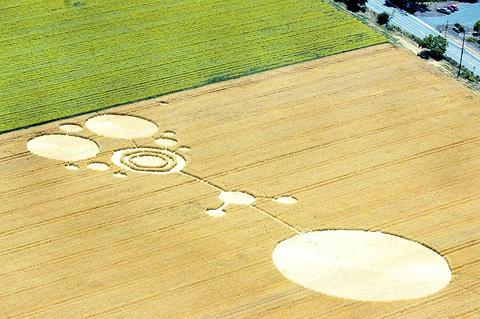
#> input picture crop1.jpg, 480 x 319 px
$ python PS1.py
#> lines starting #> are read from the running program, lines starting #| are printed output that depends on the picture
#> further down, img1 is the input picture: shape (319, 480, 3); mean R, G, B 203.1, 193, 120.8
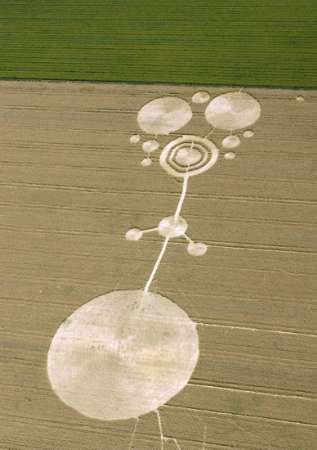
#> input picture crop2.jpg, 317 x 450 px
#> further down, img2 is the input picture: shape (450, 317, 3); mean R, G, B 150.1, 138.3, 96.1
#> (reads points.npy from the repository)
### computeH.py
import numpy as np


def computeH(t1, t2):
    """
    Given N >= 4 correlated points from 2 images
    computes the homography parameter from Image 1 to
    Image 2

    Args:
        t1 (ndarray): Points in Image 1 (2xN).
        t2 (ndarray): Corresponding points in Image 2 (2xN).

    Returns:
        ndarray: 3 x 3 homography matrix H.

    """

    n = len(t1)
    A = []
    n -= 1
    while n is not -1:
        A.append([t1[n][0], t1[n][1], 1, 0, 0, 0, -t2[n][0] * t1[n][0], -t2[n][0] * t1[n][1], -t2[n][0]])
        A.append([0, 0, 0, t1[n][0], t1[n][1], 1, -t2[n][1] * t1[n][0], -t2[n][1] * t1[n][1], -t2[n][1]])
        n -= 1
    A=np.asarray(A)
    U,Z,V= np.linalg.svd(A)
    h = V[-1,:]
    H = np.reshape(h,(3,3))
    H /= H[2][2]
    return H

### warpImage.py
import numpy as np

def warpImage(inputIm, refIm, H):
    """ Warps Input Image onto the Reference Image using the homography matrix
    H via inverse warp.

    Args:
        inputIm (ndarray): Image to be warped.
        refIm (ndarray): Reference Image.
        H (type): Description of parameter `H`.

    Returns:
        (ndarray, ndarray): Returns the warped version of the input image and
        the warped input image on the reference image.

    """

    H_inv = np.linalg.inv(H)
    inputH, inputW, c = inputIm.shape
#> inputH = 319; inputW = 480; c = 3
    outputH, outputW, c = refIm.shape
#> outputH = 450; outputW = 317
    min_x = float("inf")
    min_y = float("inf")
    max_x = float("-inf")
    max_y = float("-inf")
    cornersi =  [(0,0), (inputH, inputW), (0, inputW), (inputH, 0)]
#> cornersi = [(0, 0), (319, 480), (0, 480), (319, 0)]
    cornerso =  [(0,0), (inputH, inputW), (0, inputW), (inputH, 0)]
#> cornerso = [(0, 0), (319, 480), (0, 480), (319, 0)]
    for i,j in cornersi:
            x, y, w = np.matmul(H, [j , i, 1])
            x = x/w
            y = y/w
            if x > max_x:
                max_x = int(x)
            if x < min_x:
                min_x = int(x)
            if y > max_y:
                max_y = int(y)
            if y < min_y:
                min_y = int(y)
    warpIm = np.zeros((max_y - min_y,max_x - min_x, 3))
    for i in range(0, max_x - min_x):
        for j in range (0, max_y - min_y):
            x, y, w = np.matmul(H_inv, [i + min_x, j + min_y, 1])
            x = int(x/w)
            y = int(y/w)
            a = 0
            b = 0
            c = 0
            if not (y < 0 or y >= inputH or x < 0 or x >= inputW):
                a, b, c = inputIm[y, x, :]
            warpIm[j, i, :] = [a/255, b/255, c/255]
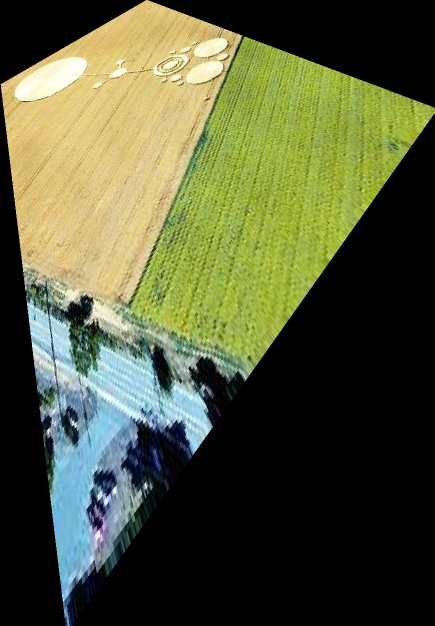
#> warpIm: shape (1251, 869, 3) float64 (shown at 1/2 size); mean R, G, B 0.325, 0.345, 0.224
    oldx = min_x
    oldy = min_y
    oldmx = max_x
    oldmy = max_y
    for i,j in cornerso:
        if j > max_x:
            max_x = int(j)
        if j < min_x:
            min_x = int(j)
        if i > max_y:
            max_y = int(i)
        if i < min_y:
            min_y = int(i)
    mergeIm = np.zeros(((max_y - min_y),(max_x - min_x), 3))
    for i in range(min_x, max_x):
        for j in range (min_y, max_y):
            a = 0
            b = 0
            c = 0
            if not (j < oldy or j >= oldmy or i < oldx or i >= oldmx):
                a, b, c = warpIm[j - oldy, i - oldx, :]
                if a == 0.0 or b == 0.0 or c == 0.0:
                    if not (j < 0 or j >= outputH or i < 0 or i >= outputW):
                        a, b, c = refIm[j, i, :]/255
            else:
                if not (j < 0 or j >= outputH or i < 0 or i >= outputW):
                    a, b, c = refIm[j, i, :]/255
            mergeIm[j - min_y, i- min_x, :] = [a, b, c]
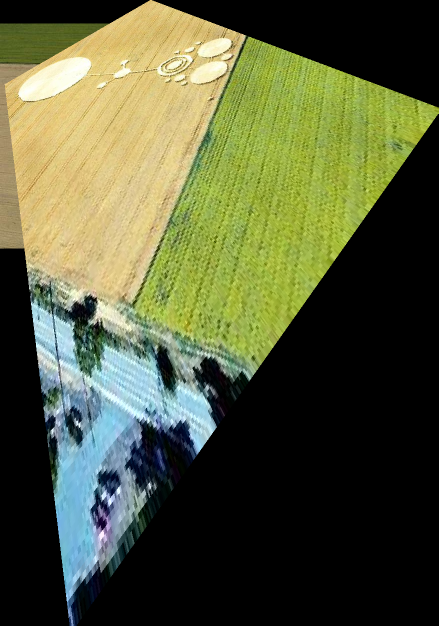
#> mergeIm: shape (1251, 877, 3) float64 (shown at 1/2 size); mean R, G, B 0.332, 0.351, 0.227

    return (warpIm, mergeIm)

### PS1.py
import matplotlib
matplotlib.use('TkAgg')
import numpy as np
import matplotlib.pyplot as plt
from matplotlib.widgets import Cursor
import warpImage as wi
import computeH as cp

points1=None
points2 = None
list1 = []
list2 = []

H = None;
fig, ax = plt.subplots(1, 2)
def onclick(event):
    global points1, points2
    if (event.inaxes == ax[0] and onclick.listControl):
        list1.append( [int(event.xdata), int(event.ydata)])
        points1 = np.asarray(list1)
        print((int(event.xdata), int(event.ydata)))
        onclick.listControl = not onclick.listControl
    elif (event.inaxes == ax[1] and  not onclick.listControl):
        list2.append( [int(event.xdata), int(event.ydata)] )
        points2 = np.asarray(list2)
        print((int(event.xdata), int(event.ydata)))
        onclick.listControl = not onclick.listControl


img1 = plt.imread('crop1.jpg', format='jpeg')
img2 = plt.imread('crop2.jpg', format='jpeg')
ax[0].imshow(img1)
ax[1].imshow(img2)

try:
    points = np.load('points.npy')
    points1 = points[0][:][:].T
    points2 = points[1][:][:].T
except:
    onclick.listControl = True
    cursor = Cursor(ax[0], horizOn=True, vertOn=True,useblit=False, color='white', linewidth=1)
    cursor1 = Cursor(ax[1], horizOn=True, vertOn=True,useblit=False, color='white', linewidth=1)
    cid = fig.canvas.mpl_connect('button_release_event', onclick)
    plt.show()

points = np.asarray([points1.T, points2.T])
np.save('points.npy', points)

if len(points1) == len(points2) and len(points1) > 3:
    H = cp.computeH(points1, points2)
    (warpIm, mergeIm) = wi.warpImage(img1, img2, H)
    plt.imsave('q1w.jpg', warpIm)
    plt.imsave('q1m.jpg', mergeIm)
    ax[0].imshow(warpIm)
    ax[1].imshow(mergeIm)
    plt.show()
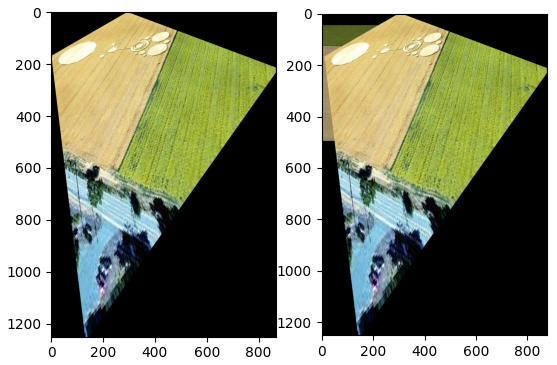
#> figure drawn by matplotlib, 2 panels
